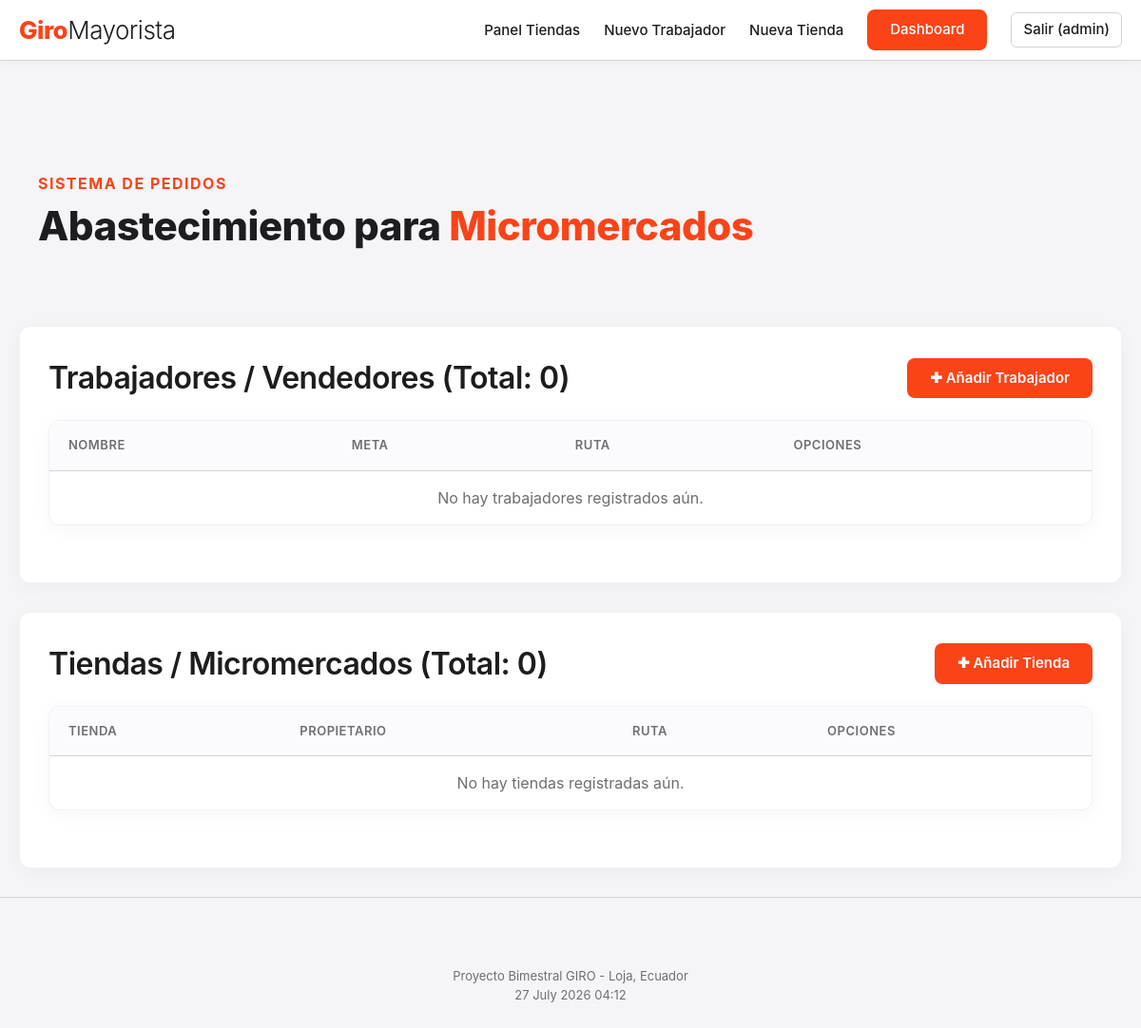
The app's page /panel/ (signed in), older data.
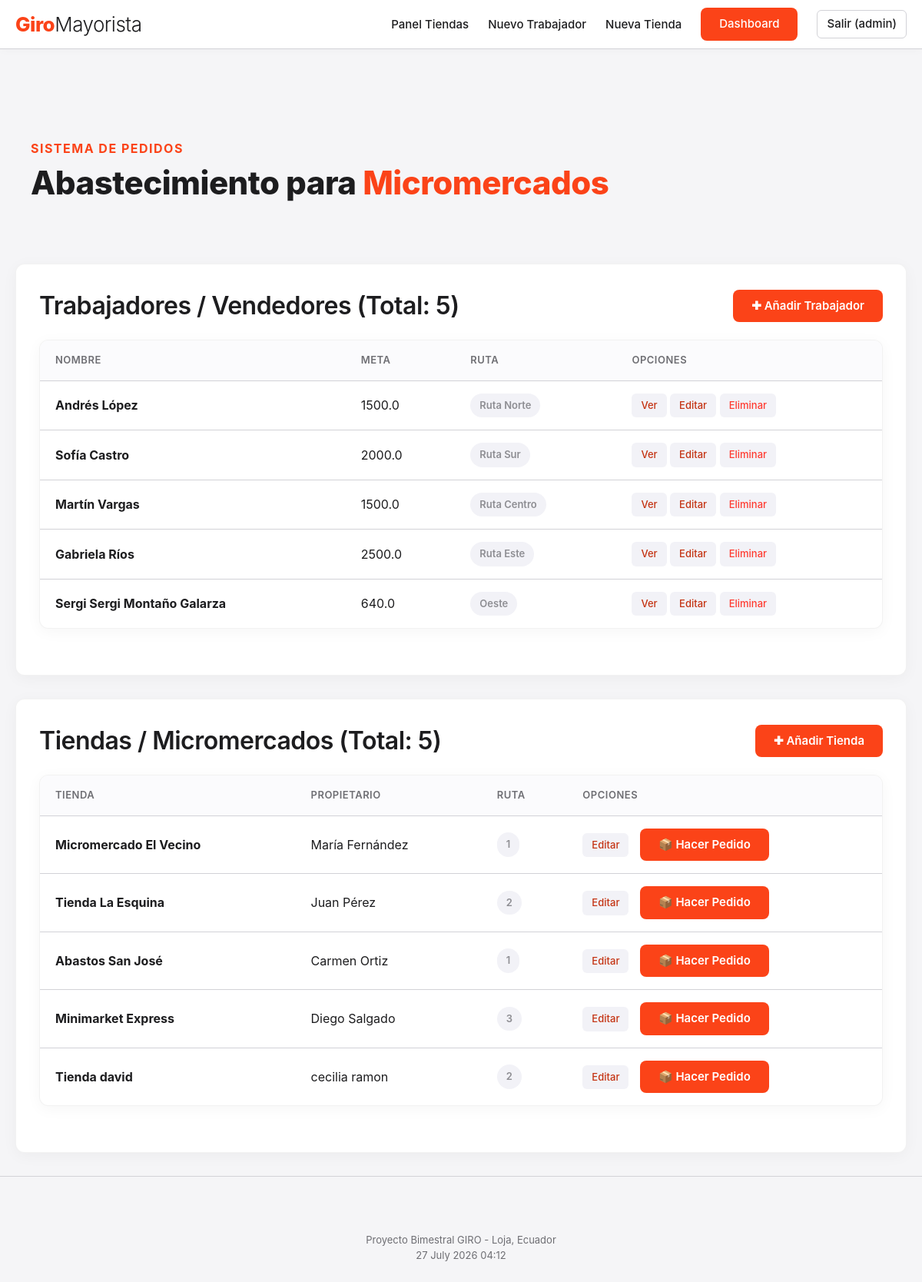
The same page, newer data.
### appGiro/models.py (models this page shows, shortened)
class Vendedor(models.Model):
    usuario = models.OneToOneField(User, on_delete=models.CASCADE, null=True, blank=True)
    nombre = models.CharField(max_length=100)
    apellido = models.CharField(max_length=100)
    comisionAcumulada = models.FloatField()
    metaActual = models.FloatField()
    rutaAsignada = models.CharField(max_length=100, choices=RUTAS_CHOICES)

class Cliente(models.Model):
    nombreTienda = models.CharField(max_length=100)
    propietario = models.CharField(max_length=100)
    direccion = models.CharField(max_length=200)
    coordenadas = models.CharField(max_length=100)
    historialPedidos = models.TextField()
    rutaId = models.CharField(max_length=100, choices=RUTAS_CHOICES)

### appGiro/views.py (the view)
# urls.py: path('panel/', views.index, name='index'),
@login_required(login_url='/login/')
def index(request):
    vendedores = Vendedor.objects.all()
    clientes = Cliente.objects.all()
    informacion_template = {
        'vendedores': vendedores,
        'numero_vendedores': len(vendedores),
        'clientes': clientes,
        'numero_clientes': len(clientes)
    }
    return render(request, 'index.html', informacion_template)

### appGiro/templates/index.html (shortened to what this page needs)
{% extends 'master.html' %}
{% block content %}
{% if user.is_superuser %}
<div class="card-container">
    <div style="display: flex; justify-content: space-between; align-items: center; margin-bottom: 20px;">
        <h2 style="margin: 0;">Trabajadores / Vendedores (Total: {{ numero_vendedores }})</h2>
        <a href="{% url 'crear_vendedor' %}" class="btn-primary">✚ Añadir Trabajador</a>
    </div>
    <table>
        <tr>
            <th>Nombre</th>
            <th>Meta</th>
            <th>Ruta</th>
            <th>Opciones</th>
        </tr>
        {% for vendedor in vendedores %}
        <tr>
            <td><strong>{{ vendedor.nombre }} {{ vendedor.apellido }}</strong></td>
            <td>{{ vendedor.metaActual }}</td>
            <td><span class="badge badge-gray">{{ vendedor.rutaAsignada }}</span></td>
            <td>
                <a href="{% url 'obtener_vendedor' vendedor.id %}" class="btn-action">Ver</a>
                <a href="{% url 'editar_vendedor' vendedor.id %}" class="btn-action">Editar</a>
                <a href="{% url 'eliminar_vendedor' vendedor.id %}" class="btn-action" style="color: #ff3b30 !important;" onclick="return confirm('¿Seguro que deseas eliminar?');">Eliminar</a>
            </td>
        </tr>
        {% empty %}
        <tr>
            <td colspan="4" style="text-align: center; color: var(--text-muted);">No hay trabajadores registrados aún.</td>
        </tr>
        {% endfor %}
    </table>
</div>
{% endif %}
<div class="card-container">
    <div style="display: flex; justify-content: space-between; align-items: center; margin-bottom: 20px;">
        <h2 style="margin: 0;">Tiendas / Micromercados (Total: {{ numero_clientes }})</h2>
        <a href="{% url 'crear_cliente' %}" class="btn-primary">✚ Añadir Tienda</a>
    </div>
    <table>
        <tr>
            <th>Tienda</th>
            <th>Propietario</th>
            <th>Ruta</th>
            <th>Opciones</th>
        </tr>
        {% for cliente in clientes %}
        <tr>
            <td><strong>{{ cliente.nombreTienda }}</strong></td>
            <td>{{ cliente.propietario }}</td>
            <td><span class="badge badge-gray">{{ cliente.rutaId }}</span></td>
            <td>
                <a href="{% url 'editar_cliente' cliente.id %}" class="btn-action">Editar</a>
                <a href="{% url 'crear_pedido_cliente' cliente.id %}" class="btn-primary" style="margin-left: 10px;">📦 Hacer Pedido</a>
            </td>
        </tr>
        {% empty %}
        <tr>
            <td colspan="4" style="text-align: center; color: var(--text-muted);">No hay tiendas registradas aún.</td>
        </tr>
        {% endfor %}
    </table>
</div>
{% endblock %}

### appGiro/templates/master.html (shortened to what this page needs)
<!DOCTYPE html>
<html lang="es">
<head>
    {% load static %}
    <link rel="stylesheet" href="{% static 'css/style.css' %}">
</head>
<body>
    <header class="header-area">
        <div class="container">
            <div class="row">
                <div class="col-12">
                    <nav class="main-nav">
                        <a href="{% url 'index' %}" class="logo">
                            <h4>Giro<span>Mayorista</span></h4>
                        </a>
            <ul class="nav">
              {% if user.is_authenticated %}
                  <li><a href="{% url 'index' %}">Panel Tiendas</a></li>
                  {% if user.is_superuser %}
                      <li><a href="{% url 'crear_vendedor' %}">Nuevo Trabajador</a></li>
                      <li><a href="{% url 'crear_cliente' %}">Nueva Tienda</a></li>
                      <li><a href="{% url 'dashboard_admin' %}" class="btn-primary">Dashboard</a></li>
                  {% else %}
                      <li><a href="{% url 'mis_pedidos' %}">Mis Pedidos</a></li>
                  {% endif %}
                  <li><a href="{% url 'logout' %}" class="btn-secondary">Salir ({{ user.username }})</a></li>
              {% else %}
                  <li><a href="{% url 'landing' %}">Inicio</a></li>
                  <li><a href="{% url 'login' %}">Ingresar</a></li>
                  <li><a href="{% url 'registro' %}" class="btn-primary">Únete</a></li>
              {% endif %}
            </ul>
                    </nav>
                </div>
            </div>
        </div>
    </header>
    <div class="main-banner" id="top">
        <div class="container">
            <div class="row">
                <div class="col-lg-12">
                    <div class="left-content header-text">
                        <h6>Sistema de Pedidos</h6>
                        <h2>Abastecimiento para <em>Micromercados</em></h2>
                    </div>
                </div>
            </div>
        </div>
    </div>
    <div id="services" class="our-services section">
        <div class="container">
            <div class="row">
                <div class="col-lg-12">
                    {% block content %}
                    {% endblock %}
                </div>
            </div>
        </div>
    </div>
    <hr>
    <footer>
        <div class="container">
            <div class="row">
                <div class="col-lg-12">
                    <p>Proyecto Bimestral GIRO - Loja, Ecuador
                        <br>{% now "j F Y H:i" %}
                    </p>
                </div>
            </div>
        </div>
    </footer>
</body>
</html>

### appGiro/static/css/style.css (style rules this page uses)
:root { --primary-color: #FB4318; --primary-hover: #e03b13; --secondary-color: #FFC22F; --text-link: #C43312; --background-color: #f5f5f7; --card-bg: #ffffff; --text-main: #1d1d1f; --text-muted: #6e6e73; --border-color: #d2d2d7; --border-radius: 12px; --font-family: -apple-system, BlinkMacSystemFont, "Segoe UI", Roboto, Helvetica, Arial, sans-serif; }
* { box-sizing: border-box; }
body { background-color: var(--background-color); font-family: var(--font-family); color: var(--text-main); margin: 0; padding: 0; line-height: 1.5; }
.container { max-width: 1200px; margin: 0 auto; padding: 0 20px; }
ul, li { list-style: none; padding: 0; margin: 0; }
h1, h2, h3, h4, h5, h6 { font-weight: 600; color: var(--text-main); }
h2 { font-size: 32px; margin-bottom: 10px; letter-spacing: -0.5px; }
a { color: var(--text-link); text-decoration: none; transition: color 0.2s ease; }
.btn-primary, button[type="submit"] { background-color: var(--primary-color); color: #ffffff !important; border: none; border-radius: 8px; padding: 10px 24px; font-size: 15px; font-weight: 600; cursor: pointer; transition: background-color 0.2s ease, transform 0.1s ease; display: inline-block; text-align: center; text-decoration: none; }
.btn-secondary { background-color: transparent; color: var(--text-main) !important; border: 1px solid var(--border-color); border-radius: 6px; padding: 6px 12px; font-size: 13px; font-weight: 500; cursor: pointer; text-decoration: none; display: inline-block; transition: all 0.2s ease; }
.btn-action { background-color: #f2f2f7; color: var(--text-link) !important; border: none; border-radius: 6px; padding: 6px 12px; font-size: 13px; font-weight: 500; cursor: pointer; text-decoration: none; display: inline-block; transition: background-color 0.2s ease; }
.header-area { background-color: var(--card-bg); border-bottom: 1px solid var(--border-color); padding: 10px 0; box-shadow: 0 1px 10px rgba(0,0,0,0.03); margin-bottom: 40px; }
.main-nav { display: flex; justify-content: space-between; align-items: center; width: 100%; }
.logo { display: inline-block; text-decoration: none; }
.logo h4 { margin: 0; font-size: 26px; font-weight: 800; color: var(--primary-color); letter-spacing: -0.5px; }
.logo span { color: var(--text-main); font-weight: 300; }
.nav { display: flex; align-items: center; gap: 25px; flex-wrap: wrap; }
.nav li a { color: var(--text-main); font-weight: 500; font-size: 15px; text-decoration: none; }
.main-banner { padding: 40px 20px; text-align: left; margin-bottom: 40px; }
.main-banner h6 { font-size: 16px; text-transform: uppercase; color: var(--primary-color); letter-spacing: 1.5px; margin-bottom: 8px; font-weight: 700; }
.main-banner h2 { font-size: 42px; font-weight: 800; color: var(--text-main); margin: 0; line-height: 1.2; }
.main-banner em { font-style: normal; color: var(--primary-color); }
.card-container, .formulario-encabezado { background-color: var(--card-bg); border-radius: var(--border-radius); padding: 30px; box-shadow: 0 4px 20px rgba(0, 0, 0, 0.04); margin-bottom: 30px; border: 1px solid rgba(0,0,0,0.05); }
table { width: 100%; border-collapse: separate; border-spacing: 0; margin-bottom: 30px; background: var(--card-bg); border-radius: var(--border-radius); overflow: hidden; box-shadow: 0 4px 20px rgba(0, 0, 0, 0.04); border: 1px solid rgba(0,0,0,0.05); }
th, td { padding: 16px 20px; text-align: left; border-bottom: 1px solid var(--border-color); }
th { background-color: #fbfbfd; font-weight: 600; color: var(--text-muted); font-size: 13px; text-transform: uppercase; letter-spacing: 0.5px; }
tr:last-child td { border-bottom: none; }
.badge { padding: 6px 12px; border-radius: 20px; font-size: 13px; font-weight: 600; display: inline-block; }
.badge-gray { background-color: #f2f2f7; color: #8e8e93; }
hr { border: none; border-top: 1px solid var(--border-color); margin: 30px 0; }
footer { text-align: center; padding: 30px; color: var(--text-muted); font-size: 13px; }

Row changes from the older to the newer data that the page shows:
added Vendedor: nombre "Andrés", apellido "López", metaActual "1500.0", rutaAsignada "Ruta Norte"
added Vendedor: nombre "Sofía", apellido "Castro", metaActual "2000.0", rutaAsignada "Ruta Sur"
added Vendedor: nombre "Martín", apellido "Vargas", metaActual "1500.0", rutaAsignada "Ruta Centro"
added Vendedor: nombre "Gabriela", apellido "Ríos", metaActual "2500.0", rutaAsignada "Ruta Este"
added Vendedor: nombre "Sergi Sergi", apellido "Montaño Galarza", metaActual "640.0", rutaAsignada "Oeste"
added Cliente: nombreTienda "Micromercado El Vecino", propietario "María Fernández", rutaId "1"
added Cliente: nombreTienda "Tienda La Esquina", propietario "Juan Pérez", rutaId "2"
added Cliente: nombreTienda "Abastos San José", propietario "Carmen Ortiz", rutaId "1"
added Cliente: nombreTienda "Minimarket Express", propietario "Diego Salgado", rutaId "3"
added Cliente: nombreTienda "Tienda david", propietario "cecilia ramon", rutaId "2"
Text that changed along with them:
{{ numero_vendedores }}: "0" → "5"
{{ numero_clientes }}: "0" → "5"
text no longer shown: "No hay trabajadores registrados aún. No hay tiendas registradas aún."
